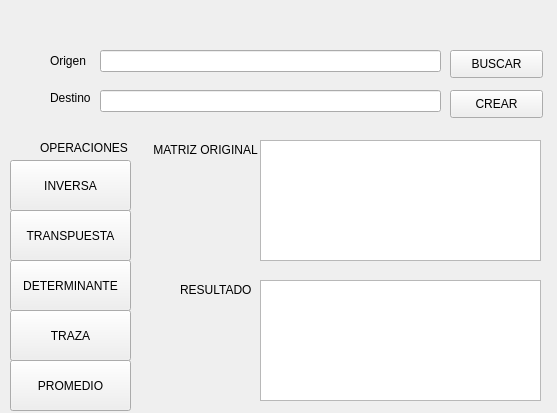
<?xml version="1.0" encoding="UTF-8"?>
<ui version="4.0">
 <class>MainWindow</class>
 <widget class="QMainWindow" name="MainWindow">
  <property name="geometry">
   <rect>
    <x>0</x>
    <y>0</y>
    <width>557</width>
    <height>413</height>
   </rect>
  </property>
  <property name="windowTitle">
   <string>MainWindow</string>
  </property>
  <widget class="QWidget" name="centralwidget">
   <widget class="QPushButton" name="buscar">
    <property name="geometry">
     <rect>
      <x>450</x>
      <y>50</y>
      <width>93</width>
      <height>28</height>
     </rect>
    </property>
    <property name="text">
     <string>BUSCAR</string>
    </property>
   </widget>
   <widget class="QLabel" name="label">
    <property name="geometry">
     <rect>
      <x>50</x>
      <y>40</y>
      <width>81</width>
      <height>41</height>
     </rect>
    </property>
    <property name="text">
     <string>Origen</string>
    </property>
   </widget>
   <widget class="QLabel" name="label_2">
    <property name="geometry">
     <rect>
      <x>50</x>
      <y>90</y>
      <width>55</width>
      <height>16</height>
     </rect>
    </property>
    <property name="text">
     <string>Destino</string>
    </property>
   </widget>
   <widget class="QPushButton" name="crear">
    <property name="geometry">
     <rect>
      <x>450</x>
      <y>90</y>
      <width>93</width>
      <height>28</height>
     </rect>
    </property>
    <property name="text">
     <string>CREAR</string>
    </property>
   </widget>
   <widget class="QLineEdit" name="urlentrada">
    <property name="geometry">
     <rect>
      <x>100</x>
      <y>50</y>
      <width>341</width>
      <height>22</height>
     </rect>
    </property>
   </widget>
   <widget class="QLineEdit" name="salida">
    <property name="geometry">
     <rect>
      <x>100</x>
      <y>90</y>
      <width>341</width>
      <height>22</height>
     </rect>
    </property>
   </widget>
   <widget class="QLabel" name="label_3">
    <property name="geometry">
     <rect>
      <x>150</x>
      <y>140</y>
      <width>111</width>
      <height>20</height>
     </rect>
    </property>
    <property name="text">
     <string> MATRIZ ORIGINAL</string>
    </property>
   </widget>
   <widget class="QLabel" name="label_4">
    <property name="geometry">
     <rect>
      <x>180</x>
      <y>280</y>
      <width>101</width>
      <height>20</height>
     </rect>
    </property>
    <property name="text">
     <string>RESULTADO</string>
    </property>
   </widget>
   <widget class="QTextEdit" name="original">
    <property name="geometry">
     <rect>
      <x>260</x>
      <y>140</y>
      <width>281</width>
      <height>121</height>
     </rect>
    </property>
   </widget>
   <widget class="QTextEdit" name="resultado">
    <property name="geometry">
     <rect>
      <x>260</x>
      <y>280</y>
      <width>281</width>
      <height>121</height>
     </rect>
    </property>
   </widget>
   <widget class="QLabel" name="label_5">
    <property name="geometry">
     <rect>
      <x>40</x>
      <y>140</y>
      <width>101</width>
      <height>16</height>
     </rect>
    </property>
    <property name="text">
     <string>OPERACIONES</string>
    </property>
   </widget>
   <widget class="QPushButton" name="inversa">
    <property name="geometry">
     <rect>
      <x>10</x>
      <y>160</y>
      <width>121</width>
      <height>51</height>
     </rect>
    </property>
    <property name="text">
     <string>INVERSA</string>
    </property>
   </widget>
   <widget class="QPushButton" name="traspuesta">
    <property name="geometry">
     <rect>
      <x>10</x>
      <y>210</y>
      <width>121</width>
      <height>51</height>
     </rect>
    </property>
    <property name="text">
     <string>TRANSPUESTA</string>
    </property>
   </widget>
   <widget class="QPushButton" name="deter">
    <property name="geometry">
     <rect>
      <x>10</x>
      <y>260</y>
      <width>121</width>
      <height>51</height>
     </rect>
    </property>
    <property name="text">
     <string>DETERMINANTE</string>
    </property>
   </widget>
   <widget class="QPushButton" name="traza">
    <property name="geometry">
     <rect>
      <x>10</x>
      <y>310</y>
      <width>121</width>
      <height>51</height>
     </rect>
    </property>
    <property name="text">
     <string>TRAZA</string>
    </property>
   </widget>
   <widget class="QPushButton" name="promedio">
    <property name="geometry">
     <rect>
      <x>10</x>
      <y>360</y>
      <width>121</width>
      <height>51</height>
     </rect>
    </property>
    <property name="text">
     <string>PROMEDIO</string>
    </property>
   </widget>
  </widget>
 </widget>
 <resources/>
 <connections/>
</ui>
